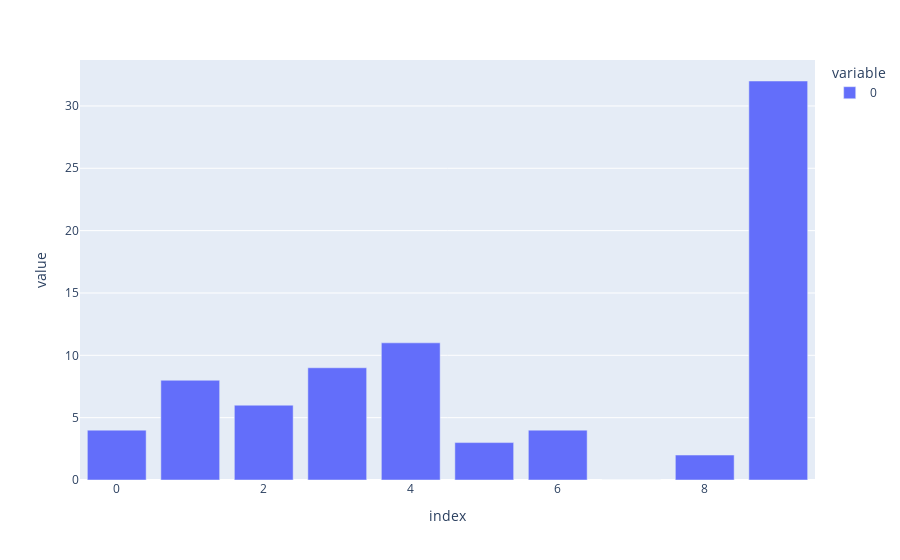

Notebook code cell kept with this figure:
### Code cell
px.bar(fs)

### Figure 1 — Plotly figure (JSON) as saved in the notebook; plotly's stock layout.template omitted (floating-point values rounded to 4 significant figures)
{"data": [{"alignmentgroup": "True", "hovertemplate": "variable=0<br>index=%{x}<br>value=%{y}<extra></extra>", "legendgroup": "0", "marker": {"color": "#636efa", "pattern": {"shape": ""}}, "name": "0", "offsetgroup": "0", "orientation": "v", "showlegend": true, "textposition": "auto", "type": "bar", "x": [0, 1, 2, 3, 4, 5, 6, 7, 8, 9], "xaxis": "x", "y": [4, 8, 6, 9, 11, 3, 4, 0, 2, 32], "yaxis": "y"}], "layout": {"barmode": "relative", "legend": {"title": {"text": "variable"}, "tracegroupgap": 0}, "margin": {"t": 60}, "xaxis": {"anchor": "y", "domain": [0, 1], "title": {"text": "index"}}, "yaxis": {"anchor": "x", "domain": [0, 1], "title": {"text": "value"}}}}
